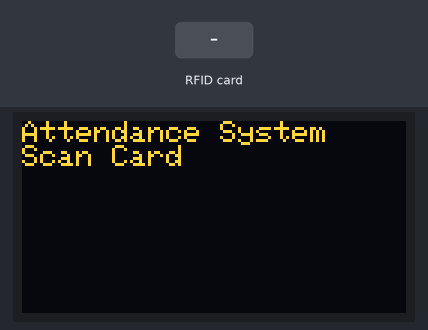
The sketch below on a simulated ESP32. Shown: 128×64 one-colour display. The inputs (shaded band) are chosen by the test bench. The OLED is the two-colour kind (top 16 rows yellow); WiFi joins after 1.5 s; servers stay silent unless stated; uploads are accepted with an empty reply; the local clock reads 2024-03-15 10:24:30 at power-on unless the sketch sets it; what the sketch prints to the serial monitor is not drawn.

Above: at 2.8 s.
2.9 s: RFID card 13 98 09 DA held to the reader
At 5.2 s:
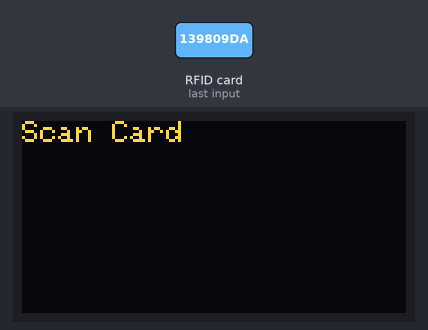
5.6 s: RFID card 7A 7D 8B 3F held to the reader
At 6.3 s:
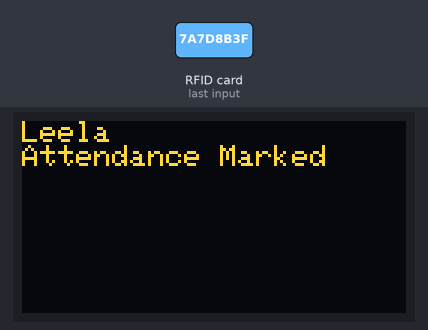
8.3 s: RFID card 0A 35 5A 19 held to the reader
At 9.3 s:
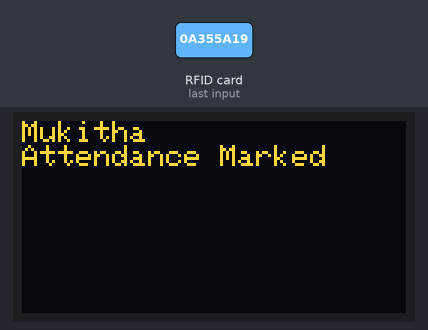
11.0 s: RFID card 5E 7A 19 C4 held to the reader
At 11.8 s:
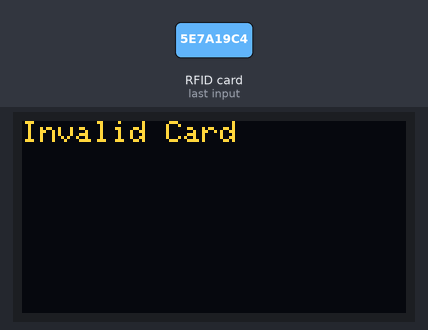
Timing chart, 0 to 14.0 s (numbered marks = the images above; inputs shaded):
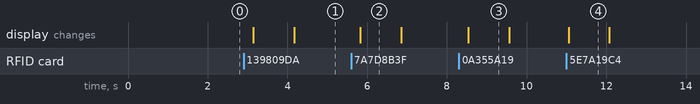

Measured:
- after the input at 2.9 s, the display: first changes after 0.24 s (image 1 shows a later state)
- after the input at 5.6 s, the display: changes after 0.23 s (image 2)
- after the input at 8.3 s, the display: changes after 0.24 s (image 3)
- after the input at 11.0 s, the display: changes after 0.05 s (image 4)
- what the display in image 2 shows lasts 1.1 s, from 5.8 s to 6.9 s

The sketch:

rfidcode.ino.ino
```cpp
#include <WiFi.h>
#include <HTTPClient.h>
#include <SPI.h>
#include <MFRC522.h>
#include <Wire.h>
#include <Adafruit_GFX.h>
#include <Adafruit_SSD1306.h>
#include <time.h>

/* WIFI */
const char* ssid = "OPPO A6x 5G 414f";
const char* password = "btyd6956";

String serverName = "http://10.152.76.176:5000/add";

/* OLED */
#define SCREEN_WIDTH 128
#define SCREEN_HEIGHT 64
#define OLED_ADDR 0x3C

Adafruit_SSD1306 display(SCREEN_WIDTH, SCREEN_HEIGHT, &Wire, -1);

/* RFID */
#define SS_PIN 13
#define RST_PIN 14
#define SCK_PIN 18
#define MISO_PIN 19
#define MOSI_PIN 23

MFRC522 rfid(SS_PIN, RST_PIN);

/* STUDENTS */
struct Student{
  String uid;
  String name;
};

Student students[4] = {
  {"13 98 09 DA", "Dharshika"},
  {"7A 7D 8B 3F", "Leela"},
  {"0A 35 5A 19", "Mukitha"},
  {"1C 59 12 22", "Priya Dharshini"}
};

void setup(){

  Serial.begin(115200);

  /* OLED */
  Wire.begin(21,22);
  display.begin(SSD1306_SWITCHCAPVCC, OLED_ADDR);
  display.setTextSize(1);
  display.setTextColor(WHITE);

  display.clearDisplay();
  display.setCursor(0,0);
  display.println("Attendance System");
  display.println("Scan Card");
  display.display();

  /* RFID */
  SPI.begin(SCK_PIN, MISO_PIN, MOSI_PIN, SS_PIN);
  rfid.PCD_Init();

  /* WIFI */
  WiFi.begin(ssid,password);

  Serial.print("Connecting WiFi");
  while(WiFi.status()!=WL_CONNECTED){
    delay(500);
    Serial.print(".");
  }
  Serial.println("\nWiFi Connected");

  /* TIME */
  configTime(19800,0,"pool.ntp.org");
}

void loop(){

  if(!rfid.PICC_IsNewCardPresent()) return;
  if(!rfid.PICC_ReadCardSerial()) return;

  String uid="";

  for(byte i=0;i<rfid.uid.size;i++){
    if(rfid.uid.uidByte[i] < 0x10) uid+="0";
    uid+=String(rfid.uid.uidByte[i],HEX);
    uid+=" ";
  }

  uid.toUpperCase();
  uid.trim(); // important

  Serial.println("UID : "+uid);

  bool found = false;

  for(int i=0;i<4;i++){

    String storedUID = students[i].uid;
    storedUID.trim();

    if(uid.equalsIgnoreCase(storedUID)){

      found = true;

      String name = students[i].name;
      Serial.println("Name : "+name);

      /* GET TIME */
      struct tm timeinfo;
      if(!getLocalTime(&timeinfo)){
        Serial.println("Time Failed");
      }

      char dateStr[20];
      char timeStr[20];

      strftime(dateStr,20,"%Y-%m-%d",&timeinfo);
      strftime(timeStr,20,"%H:%M:%S",&timeinfo);

      if(WiFi.status()==WL_CONNECTED){

        HTTPClient http;
        http.begin(serverName);
        http.addHeader("Content-Type","application/json");

        String json = "{\"name\":\""+name+"\",\"uid\":\""+uid+"\",\"date\":\""+dateStr+"\",\"time\":\""+timeStr+"\"}";

        int response = http.POST(json);

        Serial.print("HTTP Code: ");
        Serial.println(response);

        String payload = http.getString();
        Serial.println("Response: " + payload);

        // 🔥 Already Marked Check
        if(payload.indexOf("already_marked") >= 0){

          display.clearDisplay();
          display.setCursor(0,0);
          display.println(name);
          display.println("Already Marked");
          display.display();

          delay(1000);

          display.clearDisplay();
          display.setCursor(0,0);
          display.println("Scan Card");
          display.display();

          http.end();
          return; // VERY IMPORTANT
        }

        // ✅ Normal Success
        display.clearDisplay();
        display.setCursor(0,0);
        display.println(name);
        display.println("Attendance Marked");
        display.display();

        http.end();
      }

      delay(1000);

      display.clearDisplay();
      display.setCursor(0,0);
      display.println("Scan Card");
      display.display();
    }
  }

  // ❌ Unknown Card
  if(!found){
    Serial.println("Invalid Card");

    display.clearDisplay();
    display.setCursor(0,0);
    display.println("Invalid Card");
    display.display();

    delay(1000);

    display.clearDisplay();
    display.setCursor(0,0);
    display.println("Scan Card");
    display.display();
  }

  rfid.PICC_HaltA();
}
```
